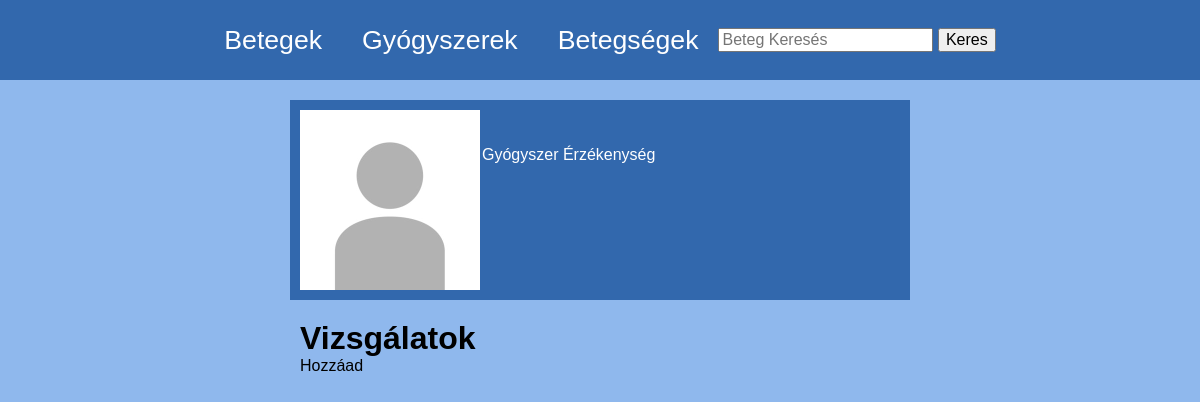
Before: /beteg/123456789 with the older database file.
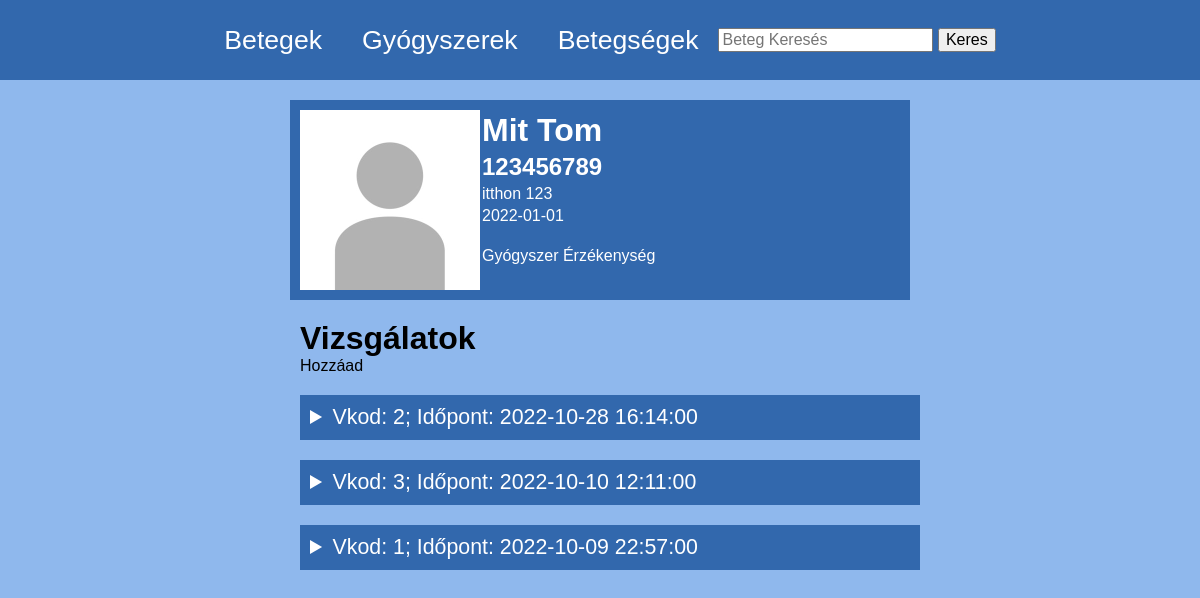
After: the same page with the newer database file.
### server.py (models this page shows, shortened)
class Beteg(db.Model):
    TAJ = db.Column(db.Integer, primary_key=True, unique=True, autoincrement=True)
    nev = db.Column(db.String(30))
    lakcim = db.Column(db.String(255))
    szuletes = db.Column(db.Date)
    vizsgalatok = db.relationship("Vizsgalat", backref="beteg", order_by="desc(Vizsgalat.datum)")
    erzekenysegek = db.relationship("Erzekeny", backref="beteg")
    felirasok = db.relationship("Felir", backref="beteg")
    diagnosztizalasok = db.relationship("Diagnosztizal", backref="beteg")

class Vizsgalat(db.Model):
    vkod = db.Column(db.Integer, primary_key=True)
    TAJ = db.Column(db.Integer, db.ForeignKey("beteg.TAJ"))
    datum = db.Column(db.DateTime)
    felirasok = db.relationship("Felir", backref="vizsgalat")
    diagnosztizalasok = db.relationship("Diagnosztizal", backref="vizsgalat")

### server.py (the view)
@app.route('/beteg/<taj>')
def beteg(taj):
    dtNow = time.time()
    beteg = Beteg.query.filter(Beteg.TAJ == taj).first()
    vizsgalatokq = Vizsgalat.query.filter(Vizsgalat.TAJ == taj).order_by(desc(Vizsgalat.datum)).all()
    betegsegek = Betegseg.query.all()
    gyogyszerek = Gyogyszer.query.all()
    return render_template('beteg.html',dtNow=dtNow, Betegseg=Betegseg, Gyogyszer=Gyogyszer, beteg=beteg,gyogyszerek=gyogyszerek, betegsegek=betegsegek, vizsgalatokq=vizsgalatokq, Diagnosztizal=Diagnosztizal, Felir=Felir)

### server.py (called while the page is built)
@app.before_request
def showIp():
    print(request.headers.get('X-FORWARDED-FOR'))

@app.before_request
def fixAdmin():
    if request.path == "/admin":
        return redirect(f"{request.url_root}admin/")

@app.context_processor
def handle_context():
    return dict(session=session, db=db, datetime=datetime, reversed=reversed)

### templates/beteg.html (shortened to what this page needs)
<!DOCTYPE html>
<html lang="en">
<head>
    <link rel="stylesheet" href="../static/style.css">
</head>
<body>
    {%include 'navbar.html'%}
    <div class="betegCard">
        <div class="flexrow">
            <img src="../static/pfp.jpg" alt="pfp">
            <div class="flexcol">
                <h1>{{beteg.nev}}</h1>
                <h2>{{beteg.TAJ}}</h2>
                <p>{{beteg.lakcim}}</p>
                <p>{{beteg.szuletes}}</p>
                <br>
                <p>Gyógyszer Érzékenység</p>
            </div>
        </div>
    </div>
    <div class="betegContainer">
        <h1 >Vizsgálatok</h1>
        <p class="text-button" onclick="openDialog('vizsgalat')">Hozzáad</p>
        {%for vizsgalat in beteg.vizsgalatok%}
        {%if dtNow < vizsgalat.datum.timestamp()%}
        <details>
            <summary>Vkod: {{vizsgalat.vkod}}; Időpont: {{vizsgalat.datum}}</summary>
        {%else%}
        <details style="background-color: gray;">
            <summary style="text-decoration: line-through rgba(255,255,255,0.6);">Vkod: {{vizsgalat.vkod}}; Időpont: {{vizsgalat.datum}}</summary>
        {%endif%}
            {%set diagnosztizaciok = Diagnosztizal.query.filter(Diagnosztizal.vkod == vizsgalat.vkod).all()%}
            {%set felirasok = Felir.query.filter(Felir.vkod == vizsgalat.vkod).all()%}
        </details>
        {%endfor%}
    </div>
</body>
</html>

### templates/navbar.html (shortened to what this page needs)
<head>
    <link rel="stylesheet" href="../static/style.css">
</head>
<div id="navbar">
    <a href="/" class="navlink">Betegek</a>
    <a href="/gyogyszerek" class="navlink">Gyógyszerek</a>
    <a href="/betegsegek" class="navlink">Betegségek</a>
    <form action="/betegSearch" id="searchForm">
        <input type="text" id="q" name="q" placeholder="Beteg Keresés">
        <input type="submit" value="Keres" />
    </form>
</div>

### static/style.css (style rules this page uses)
:root { --c-foreground: rgb(50, 104, 173); --c-background: rgb(143, 184, 237); }
html,body { width: 100vw; height: 100vh; margin: 0px; padding: 0px; overflow-x: hidden; }
body { background-color: var(--c-background); font-family: Arial, Helvetica, sans-serif; }
#navbar { height: 80px; width: 100vw; display: flex; flex-direction: row; align-items: center; justify-content: center; background-color: var(--c-foreground); }
#navbar a { font-size: 20pt; color: white; text-decoration: none; padding: 20px; }
#navbar input { font-size: 12pt; }
.betegCard, details { background-color: var(--c-foreground); color: white; font-size: 12pt; margin: 20px auto; padding: 10px; width: 50vw; }
summary { font-size: 16pt; cursor: pointer; }
.betegCard img { max-width: 200px; max-height: 200px; width: 30%; height: 30%; }
.betegCard h1, .betegCard h2, .betegCard p { padding: 2px; margin: 0px; }
.flexcol { display: flex; flex-direction: column; }
.flexrow { display: flex; flex-direction: row; }
.betegContainer { width: 50vw; margin: auto; }
.betegContainer h1 { margin: 0px; padding: 0px; }
.text-button { cursor: pointer; margin: 0px; padding: 0px; }

Changed rows visible on the page:
added Beteg: nev "Mit Tom", TAJ "123456789", lakcim "itthon 123", szuletes "2022-01-01"
added Vizsgalat: vkod "2", datum "2022-10-28 16:14:00"
added Vizsgalat: vkod "3", datum "2022-10-10 12:11:00"
added Vizsgalat: vkod "1", datum "2022-10-09 22:57:00"
